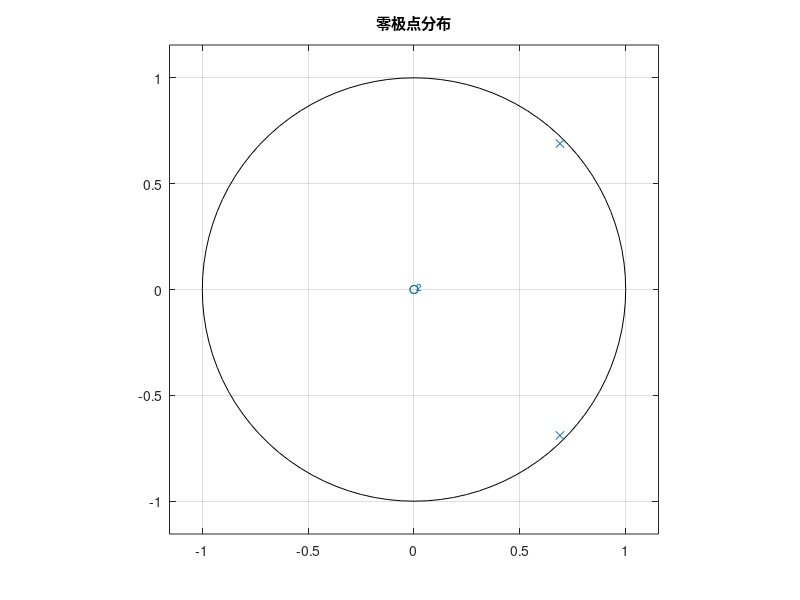
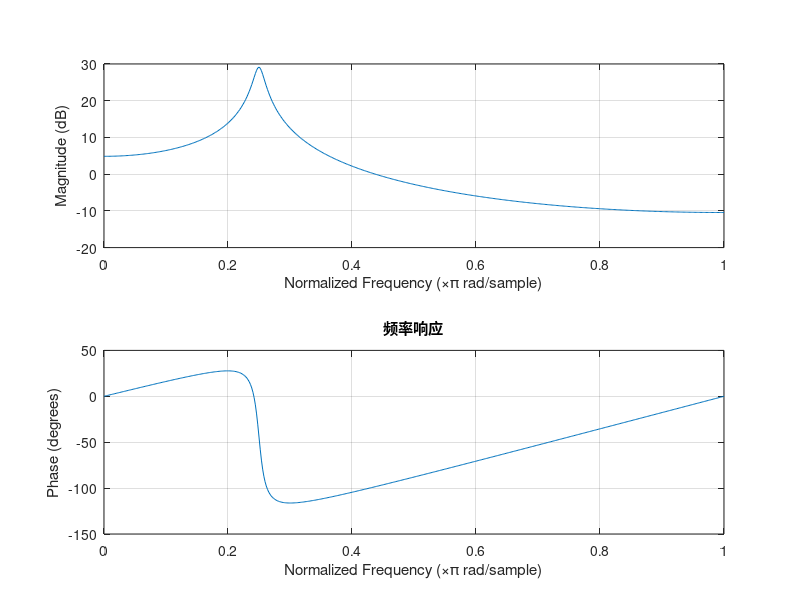
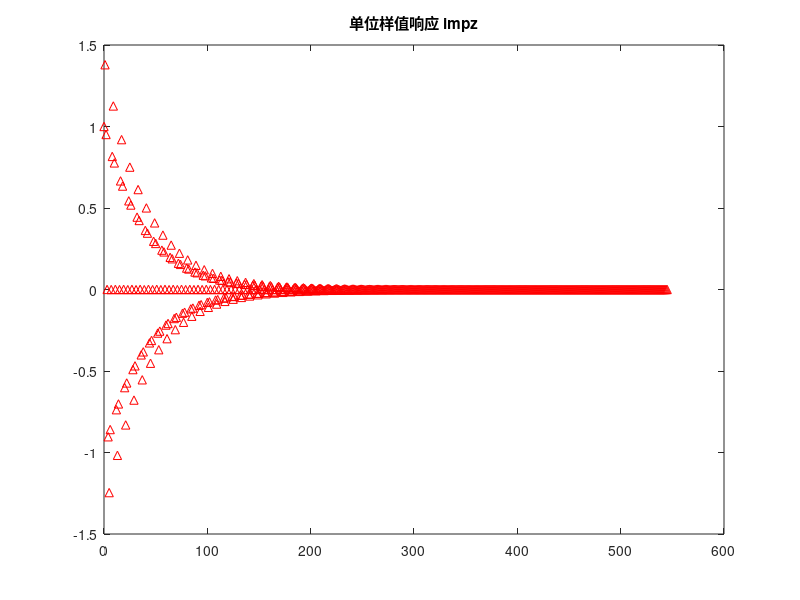
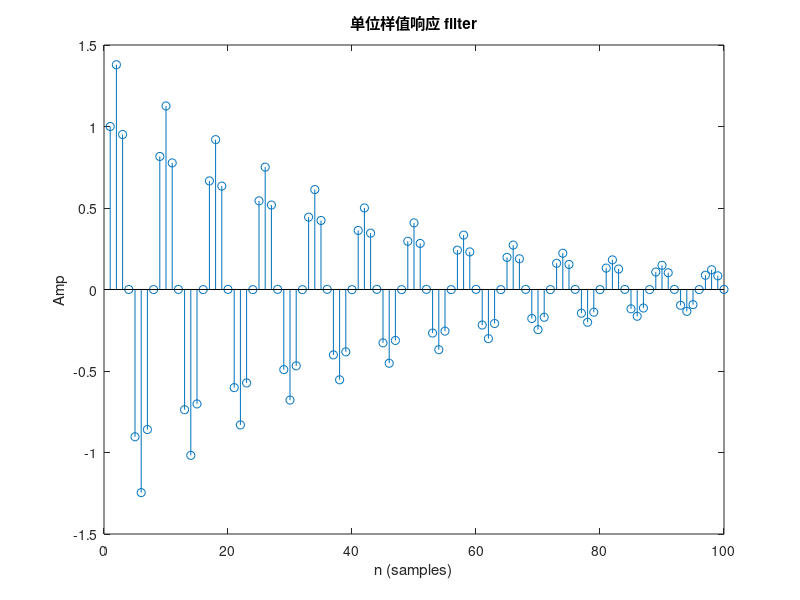

Source code (MATLAB) for these figures, in order:
clear;
close all;
clc;

r = roots([1, -1.3789, 0.9506]);
Omega = abs(angle(r(1)));

b = 1;
a = [1, -1.3789, 0.9506];
% a = [1,-1.207283861048186,0.950600000000000]; % 4_1 coefficient
figure;
zplane(b, a);
title('零极点分布');

figure;
freqz(b, a);
title('频率响应');

figure;
impz(b, a);
title('单位样值响应 impz');

x = zeros(1, 100);
x(1) = 1;
figure;
y = filter(b, a, x);
stem(1:100, y);
title('单位样值响应 filter');
xlabel('n (samples)');
ylabel('Amp');